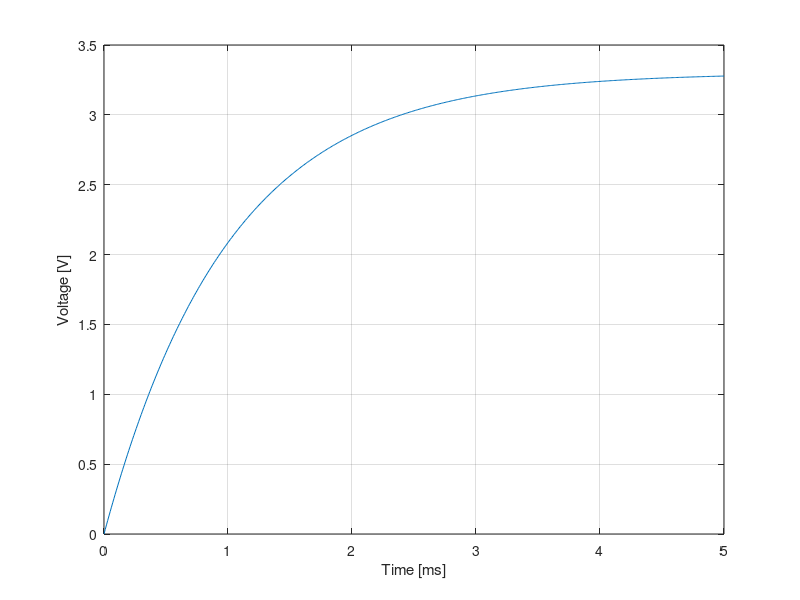

Here is the MATLAB script that generated this plot:
R = 1e3;
C = 1e-6;
t = linspace(0, 5*R*C, 501);
v = 3.3 * (1 - exp(-t/(R*C)));
plot(t*1e3, v);
xlabel('Time [ms]'); ylabel('Voltage [V]'); grid on;
